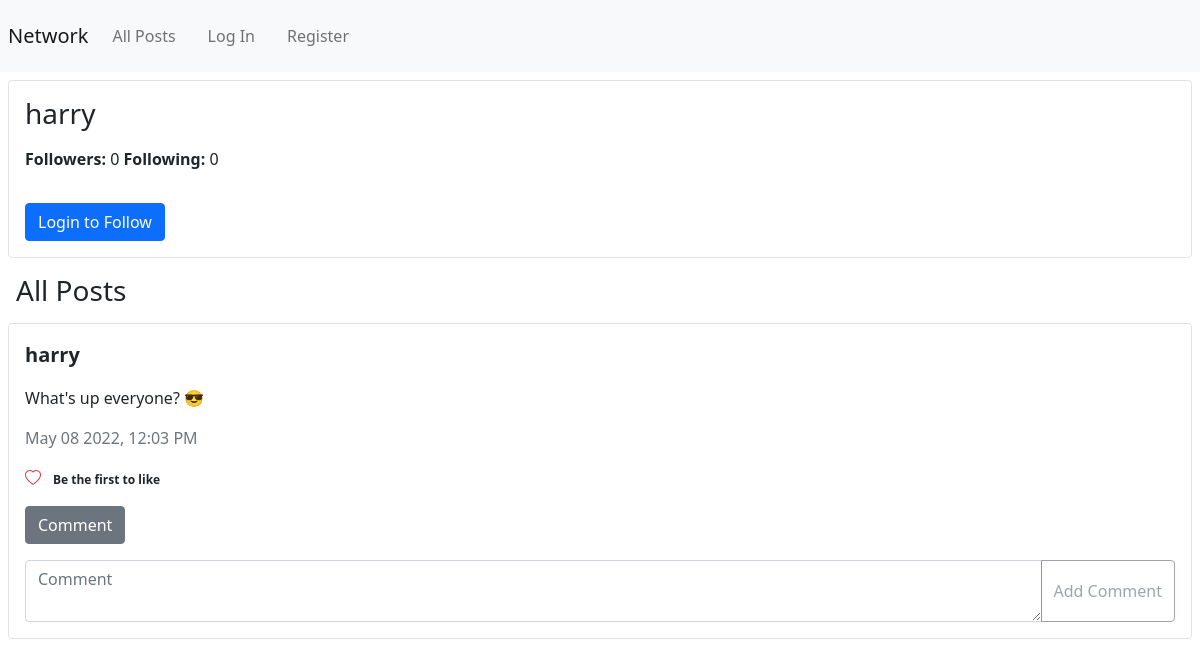
Screenshot of /profile/harry with the database file from the repository.
### network/models.py (models this page shows)
class User(AbstractUser):
    class Meta:
        db_table = 'user'
        app_label = 'network'
    bio = models.CharField(max_length=255)

class Posts(models.Model):
    class Meta:
        db_table = 'posts'
        app_label = 'network'
    user = models.ForeignKey(User, on_delete=models.CASCADE, related_name='user_post')
    content = models.CharField(max_length=255)
    num_of_likes = models.IntegerField(default=0, db_column='number_of_likes')
    date_created = models.DateTimeField(auto_now_add=True)
    def serialize(self):
        comments_data = Comments.objects.filter(post_id=self.id).order_by('-date_created')
        comments = [comment.serialize() for comment in comments_data]
        return {
                'post_id': self.id,
                'username': self.user.username,
                'content': self.content,
                'number_of_likes': self.num_of_likes if self.num_of_likes != 0 else 'Be the first to like',
                "date_created": self.date_created.strftime("%b %d %Y, %I:%M %p"),
                "date_created_exact": self.date_created.strftime('%Y %-m %-d %-H %-M %-S %f'),
                'number_of_comments': Comments.objects.filter(post_id=self.id).count(),
                'comments': comments
                }

### network/views.py (the view, shortened to what this page needs)
# urls.py: path("profile/<str:username>", views.profile, name="profile"),
def profile(request, username):
    profile_username = User.objects.get(username=username)
    num_of_followers = Follow.objects.filter(following=profile_username).count()
    num_of_following = Follow.objects.filter(followers=profile_username).count()
    bio = profile_username.bio
    posts_data = Posts.objects.filter(user=profile_username.id).order_by('-date_created')
    is_follower: bool = False
    posts = [post.serialize() for post in posts_data]
    context = {'username': username, 'number_of_followers': num_of_followers, 'number_of_following': num_of_following,
               'bio': bio, 'posts': posts, 'is_follower': is_follower}
    return render(request, 'network/profile.html', context)

### templates/network/profile.html (shortened to what this page needs)
{% extends 'network/layout.html' %}
{% block body %}
    <div class="m-2 rounded border" id="profile-container">
        <h3 class="m-3" id="profile-username">{{ username }}</h3>
        <p class="m-3" id="follow-data"><strong>Followers: </strong>{{ number_of_followers }} <strong>Following: </strong>{{ number_of_following }}</p>
        {% if user.is_authenticated and is_follower %}
            <button class="btn btn-outline-primary m-3" id="follow-button">Unfollow</button>
        {% elif user.is_authenticated and username != user.username %}
            <button class="btn btn-primary m-3" id="follow-button">Follow</button>
        {% elif not user.is_authenticated %}
            <button class="btn btn-primary m-3"><a href="{% url 'network:login' %}" class="text-white text-decoration-none">Login to Follow</a></button>
        {% endif %}
    </div>
    {% if posts|length != 0 %}
        <h3 class="m-3">All Posts</h3>
    {% else %}
        <h3 class="m-3">There is no Posts</h3>
    {% endif %}
    {% for post in posts %}
        {% include 'network/post.html' with post=post %}
    {% endfor %}
{% endblock %}

### templates/network/post.html (shortened to what this page needs)
<div class="m-2 rounded border post-container">
    <p class="fw-bolder m-3 fs-5"><a class="text-decoration-none text-dark" href="{% url 'network:profile' post.username %}">{{ post.username }}</a></p>
    <p class="ms-3 mt-3">{{ post.content }}</p>
    <time class="ms-3 text-muted" data-exact="{{ post.date_created_exact }}">{{ post.date_created }}</time>
    <div class="m-3 likes">
        <span class="bi bi-heart text-danger" id="heart_{{ post.post_id }}"></span>
        <span class="badge bg-white text-dark" id="num-of-likes_{{ post.post_id }}">{{ post.number_of_likes }}</span>
    </div>
    <button type="button" id="appear-comment-{{ post.post_id }}" class="btn btn-secondary position-relative ms-3 mb-3">
        Comment
    </button>
    <div class="input-group">
        <textarea class="ms-3 form-control" id="comment-content-{{ post.post_id }}" placeholder="Comment" aria-label="Comment" aria-describedby="comment-{{ post.post_id }}"></textarea>
        <button class="btn btn-outline-secondary me-3" disabled type="button" id="add-comment-{{ post.post_id }}">Add Comment</button>
    </div>
</div>

### rows the page displays
User: username "harry", username "harry"
Posts: content "What's up everyone? 😎"

### other values shown
{{ number_of_followers }} "0"
{{ number_of_following }} "0"
{{ post.date_created }} "May 08 2022, 12:03 PM"
{{ post.number_of_likes }} "Be the first to like"
